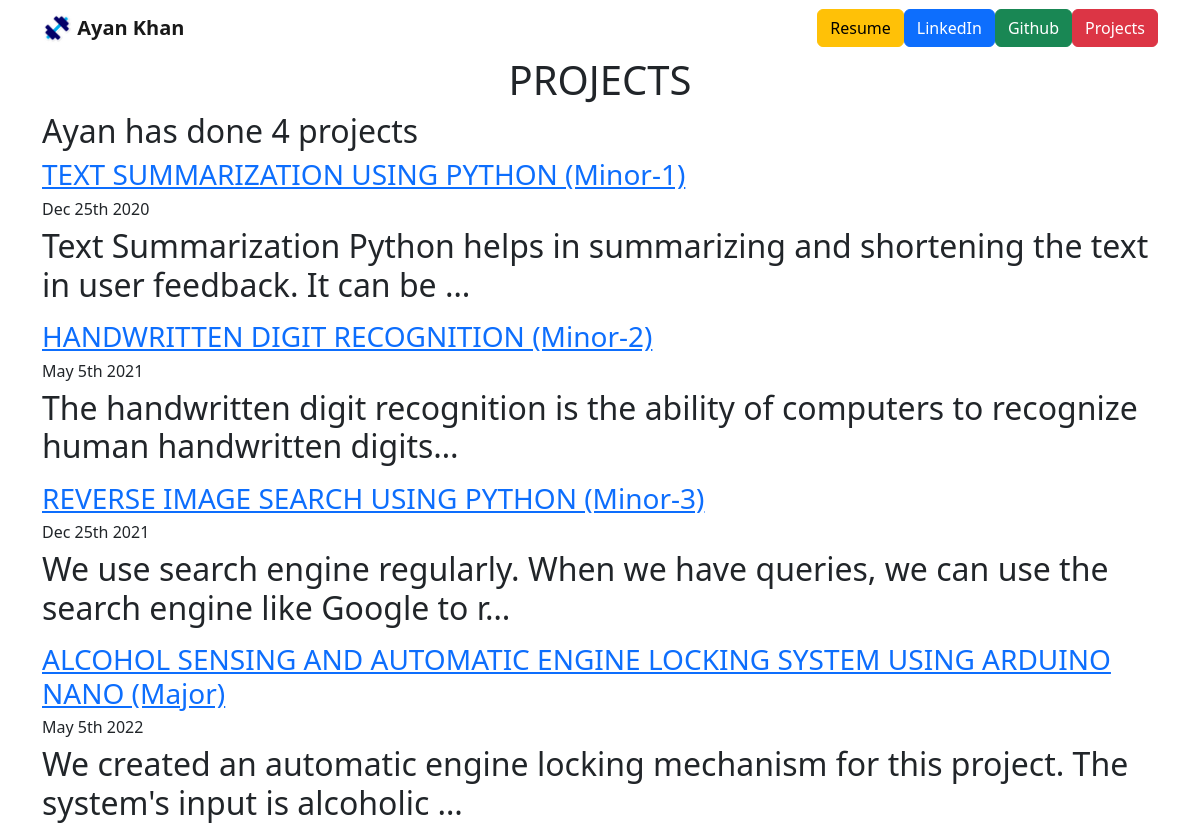
Screenshot of /blog/ with the database file from the repository.
### blog/models.py (models this page shows, shortened)
class Blog(models.Model):
	title = models.CharField(max_length=200)
	description = models.TextField()
	date = models.DateField()

### blog/views.py (the view)
# urls.py: path('',views.all_blogs, name='all_blogs'),
def all_blogs(request):
	blogs = Blog.objects.all()
	return render(request, 'blog/all_blogs.html', {'blogs':blogs})

### blog/templates/blog/all_blogs.html (shortened to what this page needs)
{% extends 'portfolio/base.html' %}
{% block content %}
<link rel="stylesheet" href="https://cdn.jsdelivr.net/npm/bootstrap@5.2.2/dist/css/bootstrap.min.css">
<div class="container text-center">
    <h1>PROJECTS</h1>
</div>
<h2>Ayan has done {{ blogs.count }} project{{ blogs.count|pluralize }}</h2>
{% for blog in blogs %}
<a href="{% url 'blog:detail' blog.id %}"><h3>{{ blog.title }}</h3></a>
<h6>{{ blog.date|date:'M jS Y' }}</h6>
<h2><p>{{ blog.description|striptags|truncatechars:100  }}</p></h2>
{% endfor %}
  </body>
</html>
{% endblock %}

### portfolio/static/portfolio/custom.css (style rules this page uses)
body { font-family: 'Lato', sans-serif; }

### rows the page displays
Blog: title "TEXT SUMMARIZATION USING PYTHON (Minor-1)", date "Dec 25th 2020", description "Text Summarization Python helps in summarizing and shortening the text in user feedback. It can be …"
Blog: title "HANDWRITTEN DIGIT RECOGNITION (Minor-2)", date "May 5th 2021", description "The handwritten digit recognition is the ability of computers to recognize human handwritten digits…"
Blog: title "REVERSE IMAGE SEARCH USING PYTHON (Minor-3)", date "Dec 25th 2021", description "We use search engine regularly. When we have queries, we can use the search engine like Google to r…"
Blog: title "ALCOHOL SENSING AND AUTOMATIC ENGINE LOCKING SYSTEM USING ARDUINO NANO (Major)", date "May 5th 2022", description "We created an automatic engine locking mechanism for this project. The system's input is alcoholic …"

### other values shown
{{ blogs.count }} "4"
